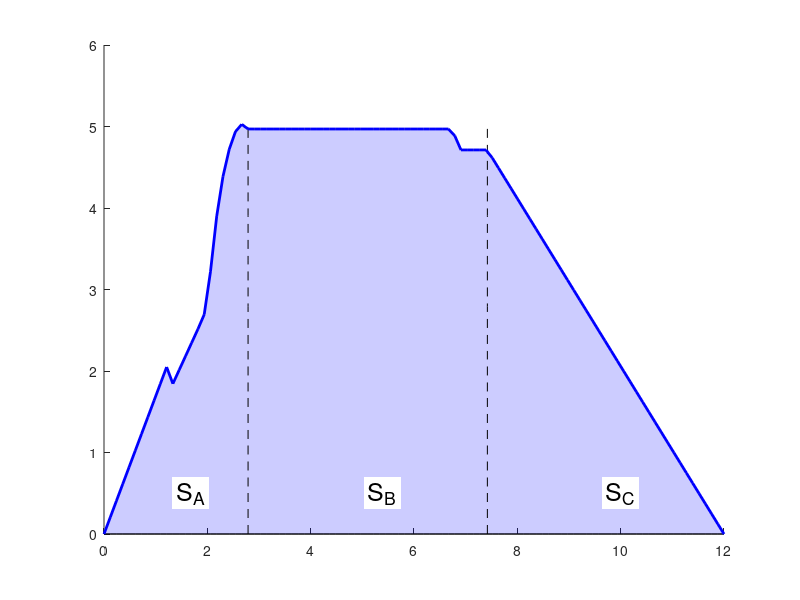

This figure's MATLAB source: (Note: this script raises an error after producing the figure.)
close all
clear all
clc

r = .75;
L = 12;
dx = linspace(0,12,100);
x0 = .4978;
f1 = polyfit([0,33.46/12],[0,r],2);
p1a = @(x) 2*polyval(f1,x)*pi;
p1b = @(x) polyval(f1,x)*(pi+2);
p1c = @(x) (1+sin(pi*(x-23.23/12)/(2*(33.46-23.23)/12)))*polyval(f1,x)*pi + cos(pi*(x-23.23/12)/(2*(33.46-23.23)/12))*polyval(f1,x)*2;
dc = 2.7*pi/12;
p2 = 2*r*pi;

f3 = polyfit([89.04/12,L],[r,0],2);
p3 = @(x) 2*polyval(f3,x)*pi;
clc
p = zeros(length(dx),1);
for ii = 1:length(dx)
    x = dx(ii);
%     if x>= x0
    
    if x<= 15.73/12
        p(ii) = p1a(x);
    elseif x<=23.23/12
        p(ii) = p1b(x);
    elseif x<=33.46/12
        p(ii) = p1c(x);
    elseif x<=89.04/12
        p(ii) = p2;
    else 
        p(ii) = p3(x);
    end
    
    if 24.76/12<=x && x<=(80.05+2.7)/12
        
        if x<=27.35/12
            p(ii) = (p(ii)-sin(pi*(x-24.76/12)/(2*(27.35-24.76)/12))*5.4/12)+dc*sin(pi*(x-24.76/12)/(2*(27.35-24.76)/12));
        elseif 27.35/12<x && x<80.05/12
            p(ii) = (p(ii)-5.4/12)+dc;
        else
            p(ii) = (p(ii)-cos(pi*(x-80.05/12)/(2*(82.75-80.05)/12))*5.4/12)+dc*cos(pi*(x-80.05/12)/(2*(82.75-80.05)/12));
        end
        
    end
    
    if p(ii)<0
        p(ii) = 0;
    end
%     end
    d(ii) = p(ii)/pi;
    

    
end

dy = linspace(0,max(p),10);
lim1 = zeros(10,1);
lim1(:,1) = 33.46/12;
lim2 = zeros(10,1);
lim2(:,1) = 89.04/12;
x1 = lim1(1)/2;
x2 = (lim1(1)+lim2(1))/2;
x3 = (L+lim2(1))/2;
y = .1*max(p);


figure
hold on
h = area(dx,p);
set(h(1),'FaceColor',[0 0 1],'FaceAlpha',0.2);
plot(lim1,dy,'k--');
plot(lim2,dy,'k--');
plot(dx,p,'color','b','linewidth',2)
text(x1,y,'S_A','FontSize',18,'BackgroundColor','w')
text(x2,y,'S_B','FontSize',18,'BackgroundColor','w')
text(x3,y,'S_C','FontSize',18,'BackgroundColor','w')
ax=gca;
ax.FontSize = 18;
xlabel('Distance along Fuselage [ft]')
ylabel('Perimeter [ft]')
ax.DataAspectRatio = [1 1 1];
ax.XAxis.Exponent = 0;
ax.YAxis.Exponent = 0;
ax.YTick = 0:1:20;
ax.XTick = 0:1:20;
ax.XAxis.MinorTick='on';
ax.YAxis.MinorTick='on';
ax.XAxis.MinorTickValues = 0:.5:20;
ax.YAxis.MinorTickValues = 0:.5:20;
axis([0,L,0,max(p)])
grid on
% figure
% hold on
% plot(dx,d)

% Spx0 = sum(p(1:end)*(dx(2)-dx(1)));
a1 = sum(p(1:24)*(dx(2)-dx(1)));
a2 = sum(p(25:63)*(dx(2)-dx(1)));
a3 = sum(p(64:100)*(dx(2)-dx(1)));
Scab = pi*r^2;
Cf = 4.5*10^-3;
F = 1.08;
S =  38.63;
u = 8*pi/180;
CD0 = Cf/S*(F*a1+a1+F*a3)+.004*Scab/S;
%(3.83*u*2.5*(pi*r^2))/S;
